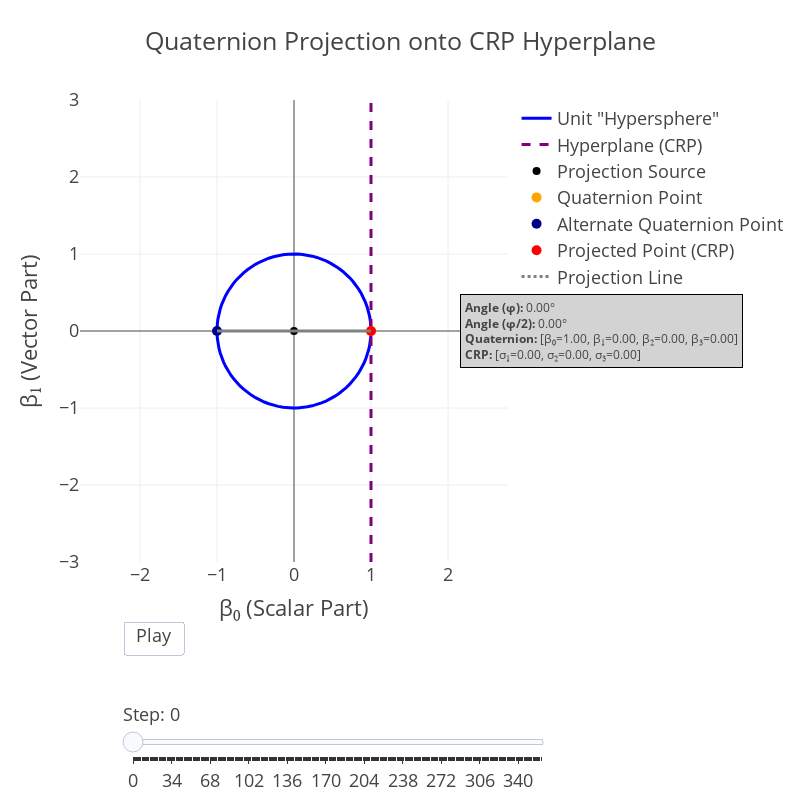

The notebook cell this image was saved under:
### Markdown cell above
### 3.3.6 - Visualizing CRPs

### Code cell
def setup_animation_scene_1(fig, frames, title):
    play_button = {"label": 'Play',
                   "method": 'animate',
                   "args": [None, {"frame": {"duration": 50, "redraw": True},
                                   "fromcurrent": True,
                                   "mode": 'immediate'}]}

    slider_steps = [{"method": 'animate',
                     "args": [[f.name], {"mode": 'immediate',
                                         "frame": {"duration": 50, "redraw": True},
                                         "fromcurrent": True}],
                     "label": str(k)} for k, f in enumerate(frames)]

    fig.update_layout(updatemenus=[{"type": "buttons",
                                    "showactive": False,
                                    "y": -0.2,
                                    "x": 0.1,
                                    "xanchor": 'left',
                                    "yanchor": 'bottom',
                                    "buttons": [play_button]}],
                      sliders=[{"steps": slider_steps,
                                "x": 0.1,
                                "y": -0.25,
                                "currentvalue": {"visible": True, "prefix": 'Step: '}}],
                      width=800,
                      height=800,
                      template='presentation',
                      xaxis=dict(range=[-1.5, 1.5], scaleanchor="y", scaleratio=1, title='β₀ (Scalar Part)'),
                      yaxis=dict(range=[-3, 3], scaleanchor="x", scaleratio=1, title='β₁ (Vector Part)'),
                      title=title)

def CRP_visualization(steps=360):
    angles_deg = np.arange(0, (steps+1), 1)
    angles_rad = np.deg2rad(angles_deg)
    quaternions, crps, projected_points = [], [], []

    for angle in angles_rad:
        # Correct the quaternion calculation
        q0, q1 = np.cos(angle / 2), np.sin(angle / 2)
        quaternion = np.array([q0, q1, 0, 0])
    
        # Compute the DCM from the quaternion
        dcm = quaternion_to_DCM(quaternion)
    
        # Compute CRP from DCM
        try:
            crp = DCM_to_CRP(dcm)
            crp_value = crp[0]  # Extract σ₁
        
        except ZeroDivisionError:
            # Handle singularity when q0 is zero (180 degrees)
            crp_value = np.inf
    
        # Projected point on hyperplane x = 1
        projected_x, projected_y = (1, crp_value)
    
        quaternions.append(quaternion)
        crps.append([crp_value, 0, 0])
        projected_points.append((projected_x, projected_y))

    circle_angles = np.linspace(0, 2 * np.pi, 100)
    circle_x, circle_y = np.cos(circle_angles), np.sin(circle_angles)

    # Create the initial annotation
    q0_init, q1_init, q2_init, q3_init = quaternions[0]
    projected_y_init = projected_points[0][1]
    angle_deg_init = angles_deg[0]
    annotation_text_init = (f"<b>Angle (φ):</b> {angle_deg_init:.2f}°<br>"
                            f"<b>Angle (φ/2):</b> {angle_deg_init/2:.2f}°<br>"
                            f"<b>Quaternion:</b> [β₀={q0_init:.2f}, β₁={q1_init:.2f}, β₂=0.00, β₃=0.00]<br>"
                            f"<b>CRP:</b> [σ₁={projected_y_init:.2f}, σ₂=0.00, σ₃=0.00]")

    # Calculate the initial alternate quaternion point
    q0_alt_init = -q0_init
    q1_alt_init = -q1_init

    # Define initial data traces
    initial_data = [
        # Unit circle
        go.Scatter(x=circle_x, 
                   y=circle_y, 
                   mode='lines', 
                   line=dict(color='blue'),
                   name='Unit "Hypersphere"',
                   showlegend=True),
        
        # Hyperplane x = 1
        go.Scatter(x=[1, 1], 
                   y=[-3, 3], 
                   mode='lines', 
                   line=dict(color='purple', dash='dash'), 
                   name="Hyperplane (CRP)", 
                   showlegend=True),
        
        # Projection source (origin)
        go.Scatter(x=[0], 
                   y=[0], 
                   mode='markers', 
                   marker=dict(color='black', size=8), 
                   name='Projection Source', 
                   showlegend=True),
        
        # Quaternion point on the unit circle
        go.Scatter(x=[q0_init], 
                   y=[q1_init], 
                   mode='markers', 
                   marker=dict(color='orange', size=10), 
                   name='Quaternion Point', 
                   showlegend=True),
        
        # Alternate quaternion point on the unit circle
        go.Scatter(x=[q0_alt_init], 
                   y=[q1_alt_init],
                   mode='markers',
                   marker=dict(color='darkblue', size=10),
                   name='Alternate Quaternion Point',
                   showlegend=True),
        
        # Projected point on hyperplane
        go.Scatter(x=[projected_points[0][0]], 
                   y=[projected_points[0][1]], 
                   mode='markers', 
                   marker=dict(color='red', size=10), 
                   name='Projected Point (CRP)', 
                   showlegend=True),
        
        # Projection line
        go.Scatter(x=[0, q0_init, q0_alt_init, projected_points[0][0]], 
                   y=[0, q1_init, q1_alt_init, projected_points[0][1]], 
                   mode='lines', 
                   line=dict(color='gray', dash='dot'),
                   name='Projection Line', 
                   showlegend=True)
    ]

    # Create the figure with the initial data and annotation
    fig = go.Figure(data=initial_data, 
                    layout=go.Layout(annotations=[go.layout.Annotation(text=annotation_text_init,
                                                                       xref="paper", yref="paper",
                                                                       x=1.55, y=0.5,
                                                                       showarrow=False,
                                                                       align="left",
                                                                       bordercolor="black",
                                                                       borderwidth=1,
                                                                       borderpad=4,
                                                                       bgcolor="lightgrey",
                                                                       font=dict(size=12))]),
                    frames=[])

    frames = []
    for i, angle_deg in enumerate(angles_deg):
        q0, q1, q2, q3 = quaternions[i]
        projected_x, projected_y = projected_points[i]
    
        # Calculate the alternate quaternion point
        q0_alt = -q0
        q1_alt = -q1

        # Use the precomputed CRP values from the crps list
        crp_value = crps[i][0]
    
        if np.isinf(crp_value):
            # Handle full singularity at 180 degrees
            angle_deg_singularity = 180.0  # Since q0 is effectively zero
            annotation_text = (f"<b>Angle (φ):</b> {angle_deg_singularity:.2f}°<br>"
                               f"<b>Angle (φ/2):</b> {angle_deg_singularity/2:.2f}°<br>"
                               f"<b>Quaternion:</b> [β₀={q0:.2e}, β₁={q1:.2e}, β₂=0.00, β₃=0.00]<br>"
                               f"<b>CRP:</b> [σ₁=inf, σ₂=0.00, σ₃=0.00]<br>"
                               f"<span style='color:red;'><b>Singularity at 180 degrees!</b></span>")
        
            # Extend the projection line beyond the quaternion point
            line_end_x = q0 * 2
            line_end_y = q1 * 2
            x_projection_line = [0, q0, q0_alt, line_end_x]
            y_projection_line = [0, q1, q1_alt, line_end_y]
            x_projected_point = []
            y_projected_point = []
        
        elif abs(crp_value) > 2.5:
            # Near singularity condition
            annotation_text = (f"<b>Angle (φ):</b> {angle_deg:.2f}°<br>"
                               f"<b>Angle (φ/2):</b> {angle_deg/2:.2f}°<br>"
                               f"<b>Quaternion:</b> [β₀={q0:.2f}, β₁={q1:.2f}, β₂=0.00, β₃=0.00]<br>"
                               f"<b>CRP:</b> [σ₁={projected_y:.2f}, σ₂=0.00, σ₃=0.00]<br>"
                               f"<span style='color:orange;'><b>Near Singularity</b></span>")
        
            # Project line up to the projected point
            x_projection_line = [0, q0, q0_alt, projected_x]
            y_projection_line = [0, q1, q1_alt, projected_y]
            x_projected_point = [projected_x]
            y_projected_point = [projected_y]
        
        else:
            # Normal case
            annotation_text = (f"<b>Angle (φ):</b> {angle_deg:.2f}°<br>"
                               f"<b>Angle (φ/2):</b> {angle_deg/2:.2f}°<br>"
                               f"<b>Quaternion:</b> [β₀={q0:.2f}, β₁={q1:.2f}, β₂=0.00, β₃=0.00]<br>"
                               f"<b>CRP:</b> [σ₁={projected_y:.2f}, σ₂=0.00, σ₃=0.00]")
        
            x_projection_line = [0, q0, q0_alt, projected_x]
            y_projection_line = [0, q1, q1_alt, projected_y]
            x_projected_point = [projected_x]
            y_projected_point = [projected_y]



        # Update the data of existing traces
        frame = go.Frame(
            data=[
                # Unit circle (no change)                   
                go.Scatter(),
            
                # Hyperplane x = 1 (no change)
                go.Scatter(),
            
                # Projection source (origin) (no change)
                go.Scatter(),
                
                # Quaternion point on the unit circle
                go.Scatter(x=[q0], y=[q1]),
                
                # Alternate quaternion point on the unit circle
                go.Scatter(x=[q0_alt], y=[q1_alt]),
                
                # Projected point on hyperplane
                go.Scatter(x=x_projected_point, y=y_projected_point),
                
                # Projection line
                go.Scatter(x=x_projection_line, y=y_projection_line)],
            name=str(i),
            layout=go.Layout(annotations=[go.layout.Annotation(text=annotation_text,
                                                               xref="paper", yref="paper",
                                                               x=1.55, y=0.5,  
                                                               showarrow=False,
                                                               align="left",
                                                               bordercolor="black",
                                                               borderwidth=1,
                                                               borderpad=4,
                                                               bgcolor="lightgrey",
                                                               font=dict(size=12))]))
        frames.append(frame)

    fig.frames = frames  # Add frames to the figure

    # Configure the layout using your original setup_animation_scene function
    setup_animation_scene_1(fig, frames, "Quaternion Projection onto CRP Hyperplane")

    return fig

# Run the visualization
fig = CRP_visualization(steps=360)
fig.show()
